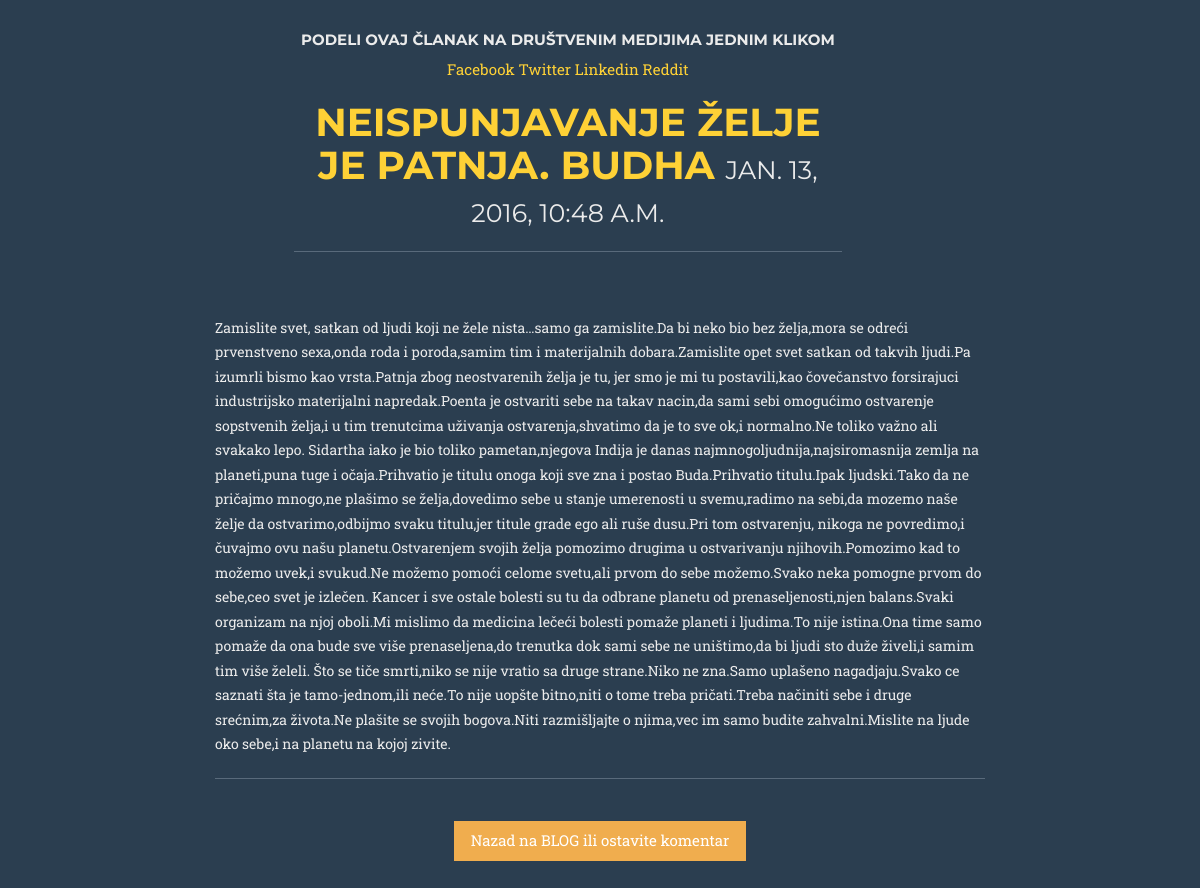
Before: /posts/2/ with the older database file.
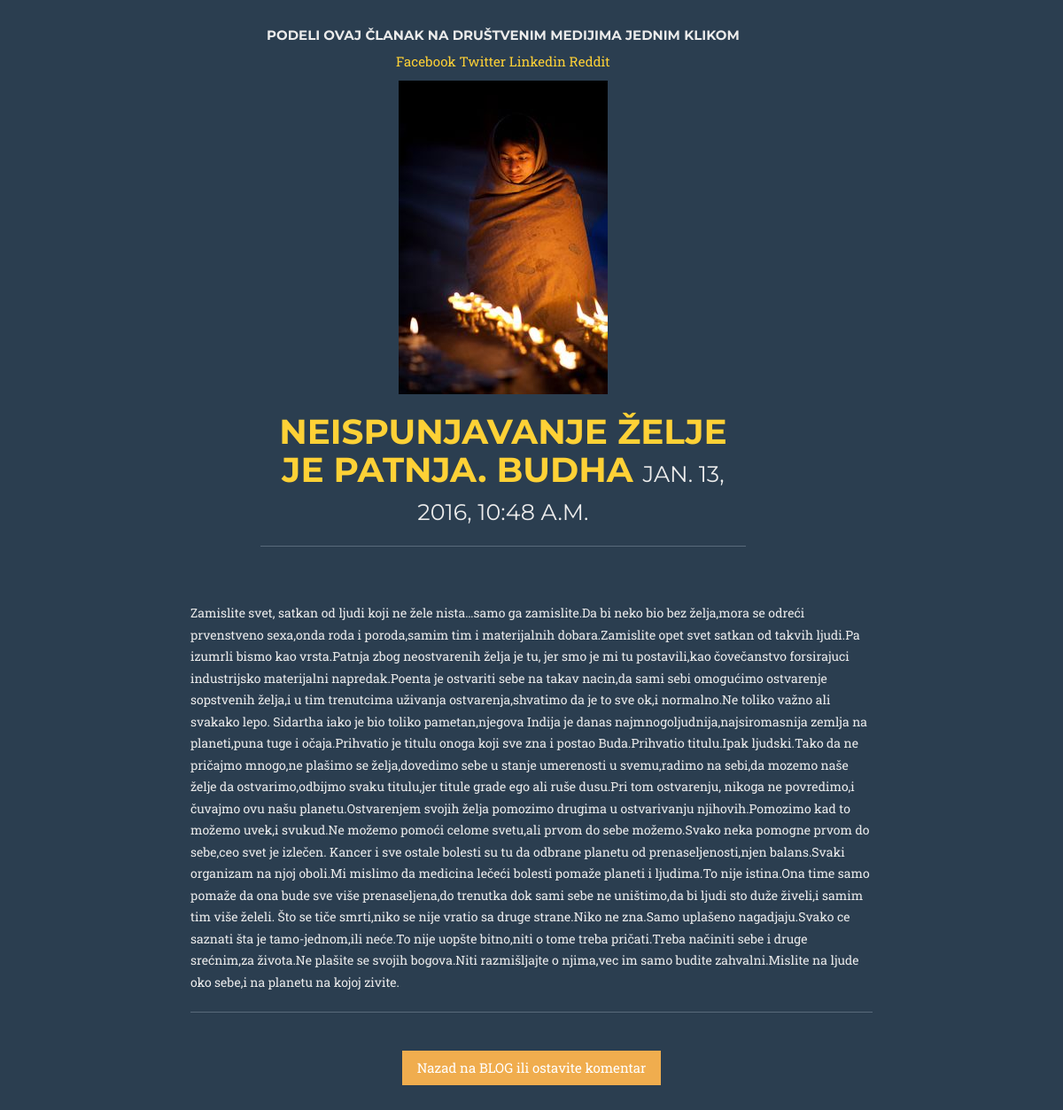
After: the same page with the newer database file.
### posts/models.py (models this page shows, shortened)
class Post(models.Model):
    title = models.CharField(max_length=60)
    image = models.FileField(null=True,blank=True)
    content = models.TextField(max_length=None)
    updated = models.DateTimeField(auto_now=True,auto_now_add=False)
    timestamp = models.DateTimeField(auto_now=False,auto_now_add=True)

### posts/views.py (the view)
# urls.py: url(r'^(?P<id>\d+)/$', post_detail, name='detail'),
def post_detail(request,id=None):
    instance = get_object_or_404(Post,id=id)
    context = {
        "title":instance.title,
        "instance":instance
    }
    return render(request, 'post_detail.html', context)

### templates/post_detail.html (shortened to what this page needs)
<!DOCTYPE html>
<body>
</body>
<head>
    <link href="/static/css/bootstrap1.min.css" rel="stylesheet">
    <link href="/static/css/agency.css" rel="stylesheet">
    <link href="font-awesome/css/font-awesome.min.css" rel="stylesheet" type="text/css">
</head>
{% block content %}
<div class='col-sm-8 col-sm-offset-2'>
            <div class="col-lg-9 col-lg-offset-1"><center>
            <h5><strong>Podeli ovaj članak na društvenim medijima jednim klikom</strong></h5>
            <a href="https://www.facebook.com/sharer/sharer.php?u={{ request.build_absolute_uri }}">
            Facebook
            </a>
            <a href="https://twitter.com/home?status={{ share_string }}%20{{ request.build_absolute_uri }}">
            Twitter
            </a>
            <a href="https://www.linkedin.com/shareArticle?mini=true&url={{ request.build_absolute_uri }}&title={{ instance.title }}&summary={{ share_string }}&source={{ request.build_absolute_uri }}">
            Linkedin
            </a>
            <a href="http://www.reddit.com/submit?url={{ request.build_absolute_uri }}&title={{ share_string }}.">Reddit</a>
                {% if instance.image %}
                    <center><img src='{{ instance.image.url }}' class='img-responsive' /></center>
                {% endif %}
                <h1><a>{{ title }} <small>{{ instance.timestamp}}</small></a></h1>
<a><div class="fb-like" data-colorscheme="dark" data-href="{{ request.build_absolute_uri }}" data-layout="button_count" data-action="like" data-show-faces="true" data-share="true"></div>
<hr/>
<br/>
<br/>
</a>
</center></div>
<div class='row'>
<div class='col-sm-12'>
{{ instance.content|linebreaks }}
<hr/>
<br/>
<center><a href="/posts/" class="btn btn-warning" role="button">Nazad na BLOG ili ostavite komentar</a></center>
<br/>
<br/>
</div>
</div>
</div>
{% endblock content %}
</body>
</html>

### static/css/agency.css (style rules this page uses)
body { overflow-x:hidden;font-family:"Roboto Slab","Helvetica Neue",Helvetica,Arial,sans-serif }
p { font-size:14px;line-height:1.75 }
a,a:hover,a:focus,a:active,a.active { outline:0 }
a { color:#fed136 }
h1,h2,h3,h4,h5,h6 { font-family:Montserrat,"Helvetica Neue",Helvetica,Arial,sans-serif;text-transform:uppercase;font-weight:700 }
body { webkit-tap-highlight-color:#fed136 }

Changed rows visible on the page:
changed Post "NEISPUNJAVANJE ŽELJE JE PATNJA. BUDHA": image empty → "./neipinjene_želje.jpg" (drawn); image: picture added
